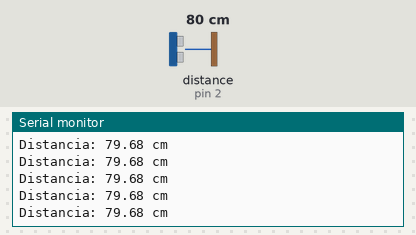
A sketch run on a simulated Arduino Uno, built with avr-gcc and run on an emulated ATmega328P. Parts: the last lines printed to the serial monitor. Wiring (inferred from the names in the program): ultrasonic range finder: trigger pin 3; echo pin 2. The test bench sets the inputs (shaded band); at power-on: distance to the obstacle (sensor on pin 2) 80 cm. The echo pulse lasts 58.3 µs per cm.

Above: at 1.2 s.
1.3 s: distance to the obstacle (sensor on pin 2) set to 35 cm
At 1.6 s:
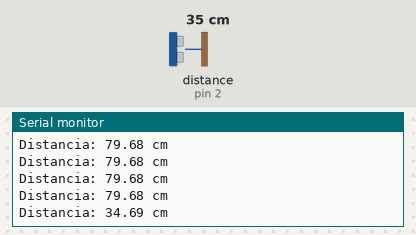
4.3 s: distance to the obstacle (sensor on pin 2) set to 2 cm
At 4.44 s:
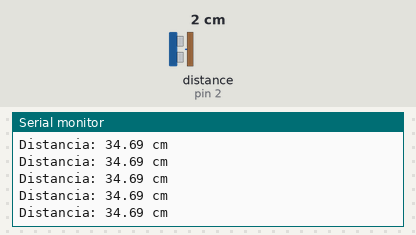
Timing chart, 0 to 7.3 s (numbered marks = the images above; inputs shaded):
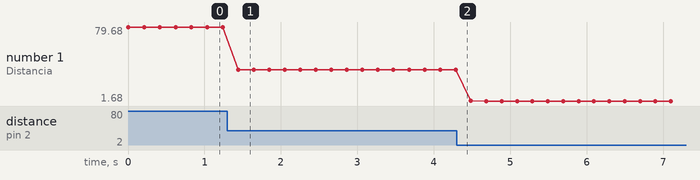

Measured:
- after the input at 1.3 s, the serial monitor: prints a new line after 0.14 s (image 1)
- plotted number 1: 79.68 → 34.69 after the input at 1.3 s, 34.69 → 1.68 after the input at 4.3 s

The sketch:

Sensor_ultrasonico_ejemplo.ino
```cpp
const int TRIG_PIN = 3;
const int ECHO_PIN = 2;

void setup() {
  Serial.begin(9600);
  pinMode(TRIG_PIN, OUTPUT);
  pinMode(ECHO_PIN, INPUT);
}


/*

Antes de ejecutar el codigo asegurarse siempre de tener la conexion correcta como se indica
en: https://github.com/AuxiliardeLaboratorioIE/Uso_de_componentes_de_arduino/blob/main/Conexiones/Conexiones.md
O preguntado al encargado de la materia / practica.

*/


void loop() {
  // Pulso de disparo de 10 microsegundos
  digitalWrite(TRIG_PIN, LOW);
  delayMicroseconds(2);
  digitalWrite(TRIG_PIN, HIGH);
  delayMicroseconds(10);
  digitalWrite(TRIG_PIN, LOW);

  long duracion = pulseIn(ECHO_PIN, HIGH, 30000); // timeout 30 ms
  float distanciaCm = duracion * 0.0343 / 2.0;

  if (duracion == 0) {
    Serial.println("Fuera de rango");
  } else {
    Serial.print("Distancia: ");
    Serial.print(distanciaCm);
    Serial.println(" cm");
  }
  delay(200);
}
```
